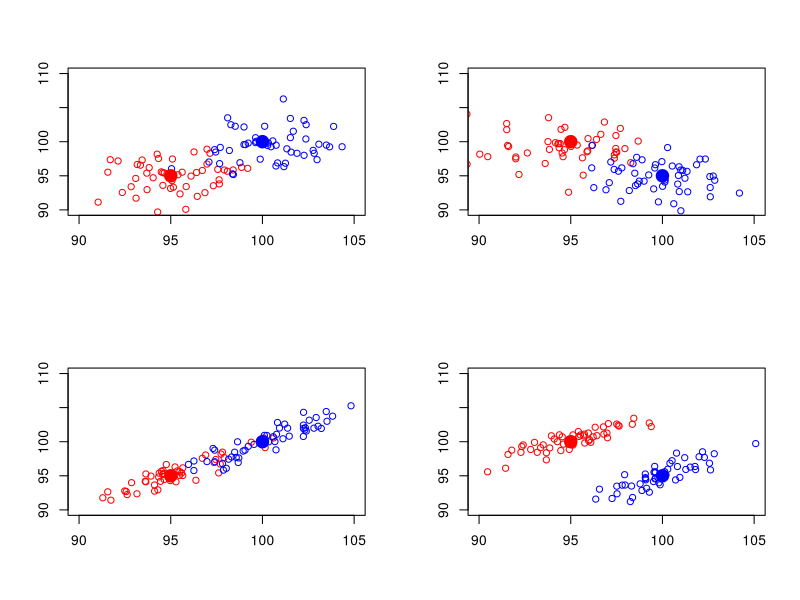
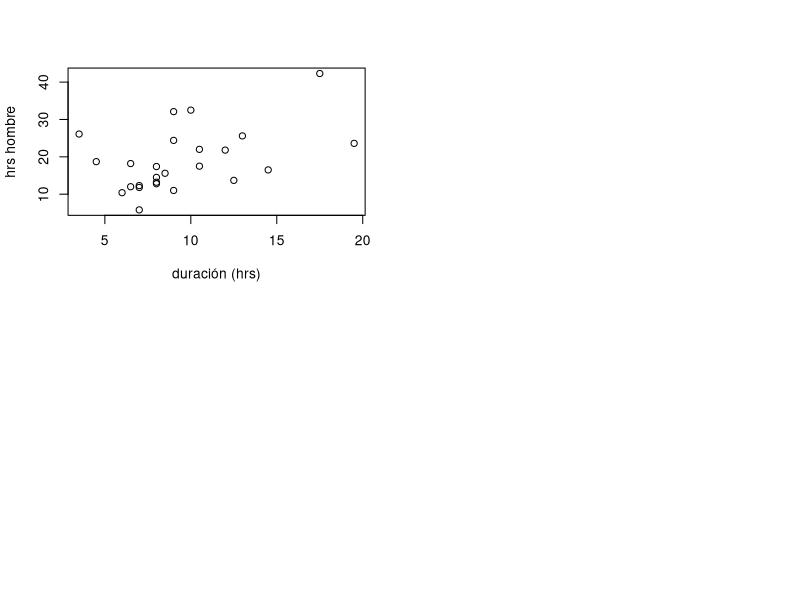

Generate these figures, in order, with R:
## ---- chunk 1
library(MASS) # mvrnorm para generar una muestra normal multivariada (los que tomaron simulación, conocen más formas)
#Definimos parámetros para medias y covarianzas
mu1 <- c(95,95)
mu2 <- c(100,100)
mu3 <- c(95,100)
mu4 <- c(100,95)
Sigma1 <- 5*diag(2)
Sigma2 <- matrix(5*c(1,0.9,0.9,1),ncol=2)

par(mfrow=c(2,2))

#Gráfica 1 : con X~N(mu1,Sigma1), Y~N(mu2,Sigma1)
plot(mvrnorm(50, mu1, Sigma1), col = "red", xlab = "", ylab = "", xlim = c(90,105), ylim = c(90,110))
points(mvrnorm(50, mu2, Sigma1), col = "blue")
points(x = mu1[1], y = mu1[2], col = "red", pch = 19, cex = 2)
points(x = mu2[1], y = mu2[2], col = "blue", pch = 19, cex = 2)

#Gráfica 2: con X~N(mu3,Sigma1), Y~N(mu4,Sigma1)
plot(mvrnorm(50, mu3, Sigma1), col = "red", xlab = "", ylab = "", xlim = c(90,105), ylim = c(90,110))
points(mvrnorm(50, mu4, Sigma1), col = "blue")
points(x = mu3[1], y = mu3[2], col = "red", pch = 19, cex = 2)
points(x = mu4[1], y = mu4[2], col = "blue", pch = 19, cex = 2)

#Gráfica 3: con X~N(mu1,Sigma2), Y~N(mu2,Sigma2)
plot(mvrnorm(50, mu1, Sigma2), col = "red", xlab = "", ylab = "", xlim = c(90,105), ylim = c(90,110))
points(mvrnorm(50, mu2, Sigma2), col = "blue")
points(x = mu1[1], y = mu1[2], col = "red", pch = 19, cex = 2)
points(x = mu2[1], y = mu2[2], col = "blue", pch = 19, cex = 2)

#Gráfica 4: con X~N(mu3,Sigma2), Y~N(mu3,Sigma2)
plot(mvrnorm(50, mu3, Sigma2), col = "red", xlab = "", ylab = "", xlim = c(90,105), ylim = c(90,110))
points(mvrnorm(50, mu4, Sigma2), col = "blue")
points(x = mu3[1], y = mu3[2], col = "red", pch = 19, cex = 2)
points(x = mu4[1], y = mu4[2], col = "blue", pch = 19, cex = 2)
## ---- chunk 2
norma <- function(x,y) as.numeric(sqrt(t(x-y)%*%(x-y)))
norma(mu1, mu2)
norma(mu3, mu4)
Minkowski <- function(x,y,m=1)(sum(abs(x-y)^m))^(1/m)
Minkowski(mu1,mu2,m=200)
Minkowski(mu3,mu4)
## ---- chunk 3
sqrt(mahalanobis(mu1, mu2, cov = Sigma1))
sqrt(mahalanobis(mu3, mu4, cov = Sigma1))
sqrt(mahalanobis(mu1, mu2, cov = Sigma2))
sqrt(mahalanobis(mu3, mu4, cov = Sigma2))
## ---- chunk 4
# Para la solución, podemos ver que tenemos que alterar un poco la definición de las fórmulas para manejar vectores y # matrices. Si usamos todo el tiempo matrices, los números se convierten en matrices de 1x1 y tendremos que 
# convertirlos a números con as.numeric, haciendo un poco más complicada la notación.

X <- matrix(c(1,2,5,4,1,6,4,0,4),nrow=3,byrow=T)
X
y1 <- X[,1]
uno_s <- rep(1,3)/sqrt(3) #vector 1 normalizado
uno_s
xbar1_uno <- t(y1) %*% uno_s %*% uno_s
d1 <- as.vector(y1 - xbar1_uno) #vector diferencia ortogonal a y1
d1
## ---- chunk 5
X1 <- matrix(c(9,5,1,1,3,2),nrow=3)
X2 <- matrix(c(1,2,5,4,1,6,4,0,4),nrow=3,byrow=T)
## ---- chunk 6
det(cov(X1)) # varianza generalizada de X1
det(cov(X2)) # varianza generalizada de X2
## ---- chunk 7
#hay que descomentar la instrucción para ver el resultado, de otro modo no se puede compilar el archivo por el error:
#solve(X2) 
## ---- chunk 8
X <- matrix(c(-1,3,-2,2,4,2,5,2,3),nrow=3,byrow=T)
X
## ---- chunk 9
# obtenemos el vector de medias:
xbar <- colMeans(X)
d <- X - rep(1,3) %*% t(xbar)
d
# obtenemos S a partor de la matriz de desviaciones:
S <- d %*% t(d) / 2 # n-1 = 2
S
cov(X) # verificamos
## ---- chunk 10
X <- matrix(c(1,4,3,6,2,6,8,3,3),nrow=3, byrow=T)
X
## ---- chunk 11
#Solución:
c1 <- c(1,1,1)
b <- c(1,2,-3)
# Valores observados de las combinaciones lineales
cX <-  X %*% c1
bX <- X %*% b
# Medias de las combinaciones lineales
cXbar <- c1 %*% colMeans(X) #regresa matriz de 1x1. Hay que convertir a numeric
cXbar
bXbar <- b %*% colMeans(X)
bXbar
# Varianzas de las combinaciones lineales:
t(c1) %*% var(X) %*% c1
t(b) %*% var(X) %*% b
#validamos calculando directamente la varianza de la combinación lineal
var(cX)
var(bX)
#Covarianza entre las combinaciones lineales:
t(c1) %*% var(X) %*% b
#Verificamos
cov(cX,bX)
## ---- chunk 12
nieve <- data.frame(
         x1 = c(12.5,14.5,8,9,19.5,8,9,7,7,9,6.5,10.5,10,4.5,7,8.5,6.5,8,3.5,8,17.5,10.5,12,6,13),
         x2 = c(13.7,16.5,17.4,11,23.6,13.2,32.1,12.3,11.8,24.4,18.2,22,32.5,18.71,5.8,15.6,12,
                12.8,26.1,14.5,42.3,17.5,21.8,10.4,25.6)
         )
## ---- chunk 13
xbar <- colMeans(nieve)
xbar
S <- var(nieve)
S
#la combinación lineal es $a=(-1,1)$, así que:
a <- c(-1,1)
#media:
as.numeric(t(a) %*% xbar)
#varianza
as.numeric(t(a) %*% S %*% a)
## ---- chunk 14
#directamente es más fácil en este caso (pero no siempre será así, depende de la combinación lineal)
x3 <- nieve$x2-nieve$x1
mean(x3)
var(x3)
## ---- chunk 15
with(nieve,plot(x1,x2, xlab = "duración (hrs)",
                        ylab = "hrs hombre") )
cor(nieve)
## ---- chunk 16
A <- matrix(c(13,-4,2,-4,13,-2,2,-2,10),nrow=3)
A
## ---- chunk 17
polyroot(c(1458,-405,36,-1)) #devuelve las ríces complejas
Re(polyroot(c(1458,-405,36,-1)))
## ---- chunk 18
eigen(A) 
e1 <- eigen(A)$vectors[,1] #están en el orden dado de los eigenvectores
e2 <- eigen(A)$vectors[,2]
e3 <- eigen(A)$vectors[,3]
#Descomposición espectral de A:
B <- 18*e1%*%t(e1) + 9*e2%*%t(e2)+9*e3%*% t(e3)
round(A-B,10) # son iguales 
## ---- chunk 19
B <- matrix(c(4,3,8,6,8,-9),nrow=2) #matriz de 2x3
B
svd(B) # descompone la matriz en uDv'
svd(B)$u %*% diag(svd(B)$d) %*% t(svd(B)$v) #reproducimos B
